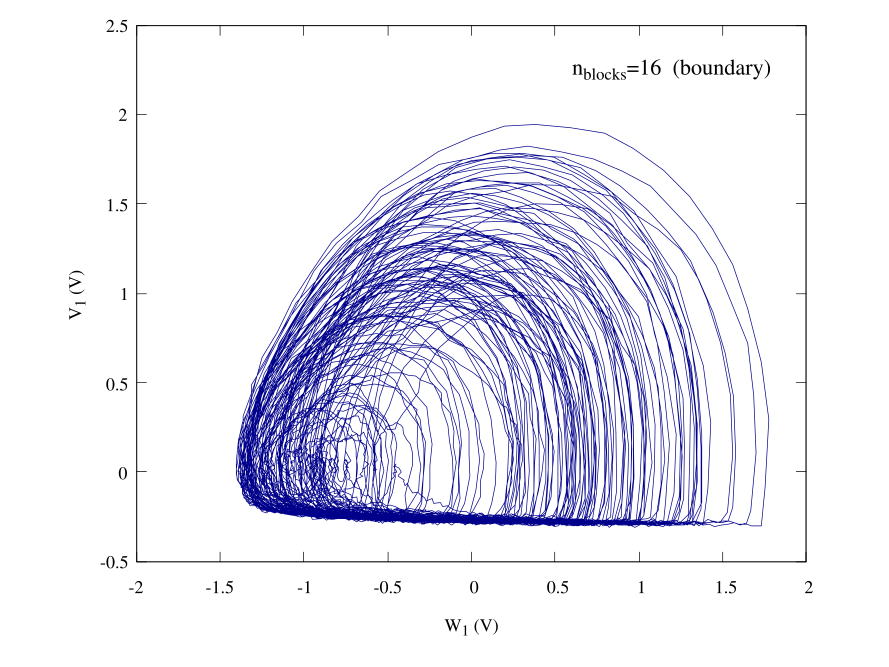

Reproduce this figure in gnuplot.
set terminal qt persist
set termoption font "Times,10"
set border lw 0.5

set label at graph 0.65,0.925 "n_{blocks}=16  (boundary)" font ",12"
set xlabel "W_1 (V)"
set ylabel "V_1 (V)"
set size ratio 0.8
set xrange [-2:2]
set yrange [-0.5:2.5]
plot "16_blocks_avg.dat" u ($3*10):($2*10) every ::0::10000 w l notitle lc "dark-blue" lw 0.5
